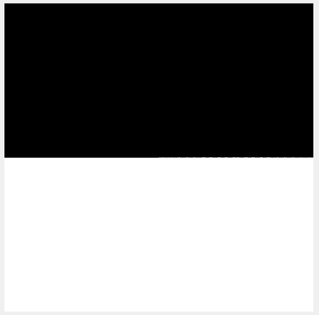
#> input picture Assignment2/A2_resources/box.png, 319 x 315 px, shrunk from 526 x 520 before the run
$ jupyter execute q3.ipynb
#> lines starting #> are read from the running program, lines starting #| are printed output that depends on the picture
# Question 3

[cell 1]
import cv2
import matplotlib.pyplot as plt
import numpy as np
import copy
import time

[cell 2]
root = './A2_resources/'

[cell 3]
def read(path, arg = cv2.IMREAD_UNCHANGED):
    args = {'gray' : cv2.IMREAD_GRAYSCALE, 'unchanged' : cv2.IMREAD_UNCHANGED, 'color' : cv2.IMREAD_COLOR}
    return cv2.imread(path, args[arg])

[cell 4]
def strided(img, kernel):
    img = img.astype('float32')
    img = np.pad(img, (np.int16((kernel.shape[0]-1)/2), np.int16((kernel.shape[1]-1)/2)), 'reflect')
    expanded_input = np.lib.stride_tricks.as_strided(
    img,
    shape=(
        img.shape[0] - kernel.shape[0] + 1,
        img.shape[1] - kernel.shape[1] + 1,
        kernel.shape[0],
        kernel.shape[1],
    ),
    strides=(
        img.strides[0],
        img.strides[1],
        img.strides[0],
        img.strides[1],
    )
)
    return expanded_input

[cell 5]
def conv2d(img, kernel):

    channels = 1
    if len(img.shape) > 2:
        channels = img.shape[2]

    if channels == 1:
        return np.tensordot(strided(img, kernel), kernel)
    else:
        res = np.tensordot(strided(img[:,:,0], kernel), kernel)
        for i in range(1,channels):
            res = np.dstack((res, np.tensordot(strided(img[:,:,i], kernel), kernel)))
        return res

[cell 6]
def applyFilter(img, kernel, layers = 1):
    res = np.power(conv2d(img, kernel[0]),2)
    for i in range(1,layers):
        res = res + np.power(conv2d(img, kernel[i]),2)
    return np.uint8(np.round(np.power(res, 0.5)))

## Part 1
> For detecting horizontal edges $sobel y$ filter is used

[cell 7]
im = read(root+'box.png', 'color')
#> in read, returned value is the input picture: shape (315, 319, 3); min 0, max 255, mean 133.4
im = cv2.cvtColor(im, cv2.COLOR_BGR2RGB)

[cell 8]
kernel = np.asarray([[1,2,1],[0,0,0],[-1,-2,-1]])

[cell 9]
out = np.uint8(np.abs(conv2d(im,kernel)))
_,plots = plt.subplots(1,2,figsize = (20,20))
plots[0].imshow(im, cmap = 'gray', vmin = 0, vmax = 255)
plots[0].set_title('original image')
plots[1].imshow(out, cmap = 'gray', vmin = 0, vmax = 255)
plots[1].set_title('original image')
plt.show()

## Part 2
> Since we are using sobel y filter so its transpose is sobel x which detects vertical edges

[cell 10]
im = read(root+'blur.jpg', 'color')
#> call 2 of read, with path = './A2_resources/blur.jpg', arg = 'color'
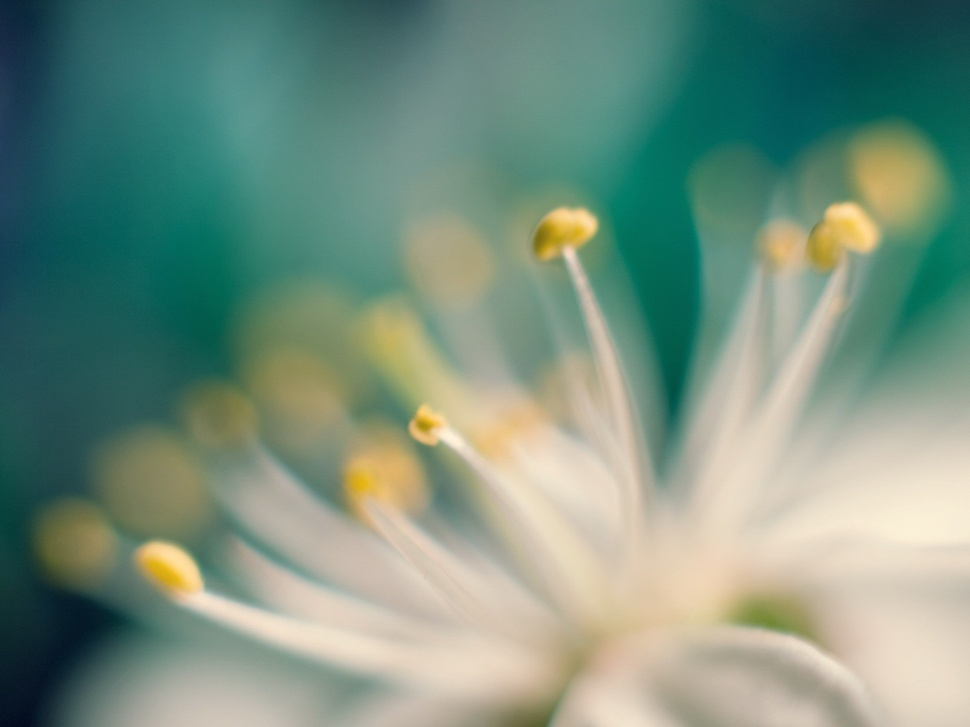
#> input picture Assignment2/A2_resources/blur.jpg, 970 x 727 px, shrunk from 1600 x 1200 before the run
#> in read, returned value is the input picture: shape (727, 970, 3); mean B, G, R 127.7, 144.6, 118.5
im = cv2.cvtColor(im, cv2.COLOR_BGR2RGB)

[cell 11]
out = np.uint8(np.abs(conv2d(im,kernel.T)))
#> in strided (call 4), `img = img.astype('float32')`:
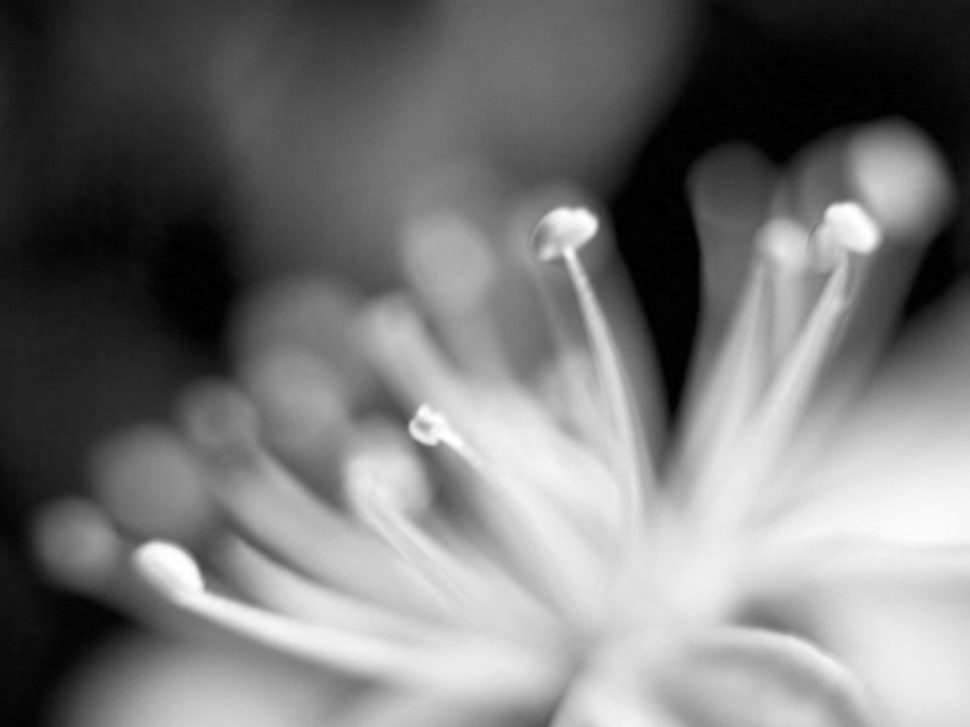
#> img: shape (727, 970) float32; min 0, max 255, mean 118.5
#> the loop in conv2d (call 2), `for i in range(1,channels):` made 2 passes
#> pass 1, in strided (call 5), `img = img.astype('float32')`:
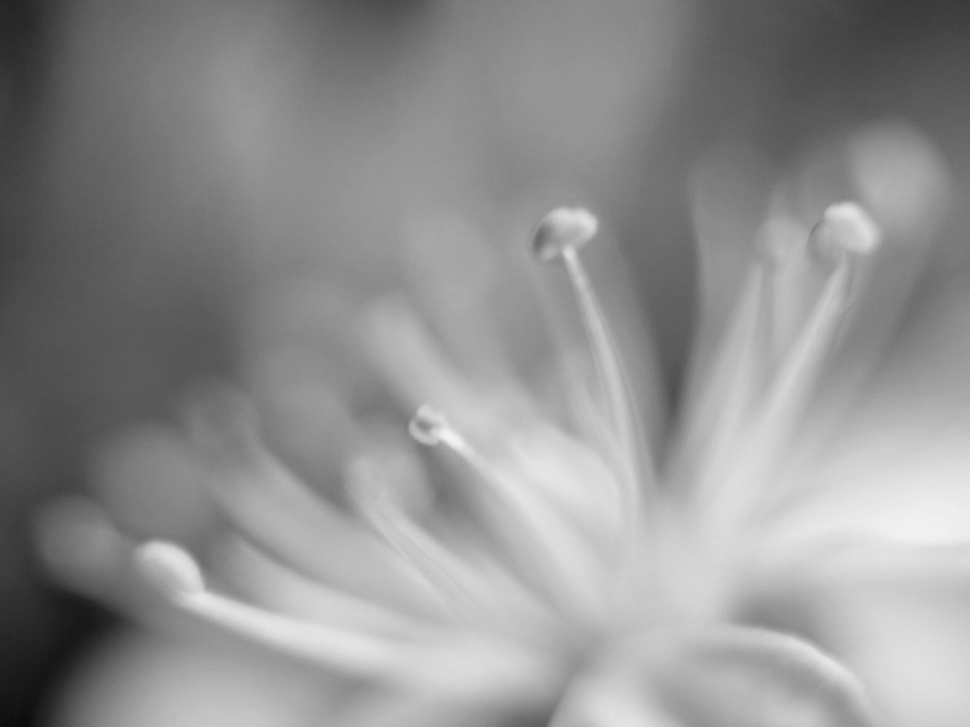
#> img: shape (727, 970) float32; min 10, max 244, mean 144.6
#> out: shape (727, 970, 3)
out2 = np.uint8(np.abs(conv2d(im,kernel)))

_,plots = plt.subplots(1,3,figsize = (20,20))
plots[0].imshow(im)
plots[0].set_title('original image')
plots[1].imshow(out2)
plots[1].set_title('filter applied image')
plots[2].imshow(out)
plots[2].set_title('filter transpose applied image')
plt.show()

## Part 3

[cell 12]
im = read(root+'sobel.jpg', 'gray')
#> call 3 of read, with path = './A2_resources/sobel.jpg', arg = 'gray'
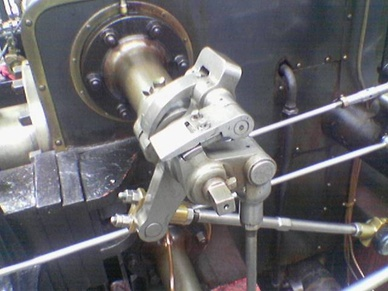
#> input picture Assignment2/A2_resources/sobel.jpg, 388 x 291 px, shrunk from 640 x 480 before the run
im = cv2.cvtColor(im, cv2.COLOR_BGR2RGB)
#> im: shape (291, 388, 3)

[cell 13]
out = np.uint8(np.abs(conv2d(im,kernel.T)))
#> out: shape (291, 388, 3)
out2 = np.uint8(np.abs(conv2d(im,kernel)))
#> in conv2d (call 5), `res = np.tensordot(strided(img[:,:,0], kernel), kernel)`:
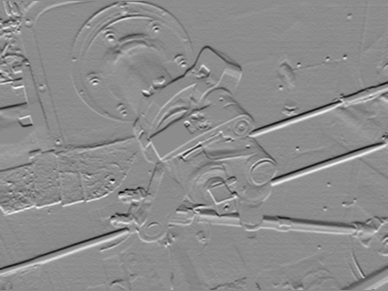
#> res: shape (291, 388) float64; min -708, max 577, mean 0.2; drawn with min black and max white
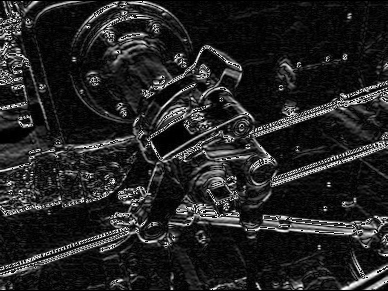
#> out2: shape (291, 388, 3); min 0, max 255, mean 36.5

_,plots = plt.subplots(1,3,figsize = (20,20))
plots[0].imshow(im)
plots[0].set_title('original image')
plots[1].imshow(out2)
plots[1].set_title('filter applied image')
plots[2].imshow(out)
plots[2].set_title('filter transpose applied image')
plt.show()

[cell 14]
im = read(root+'q4.jpg', 'gray')
#> call 4 of read, with path = './A2_resources/q4.jpg', arg = 'gray'
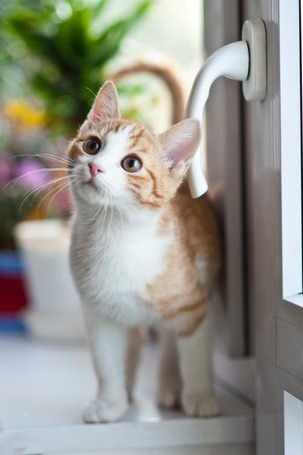
#> input picture Assignment2/A2_resources/q4.jpg, 303 x 455 px, shrunk from 500 x 751 before the run
im = cv2.cvtColor(im, cv2.COLOR_BGR2RGB)
#> im: shape (455, 303, 3)

[cell 15]
out = np.uint8(np.abs(conv2d(im,kernel.T)))
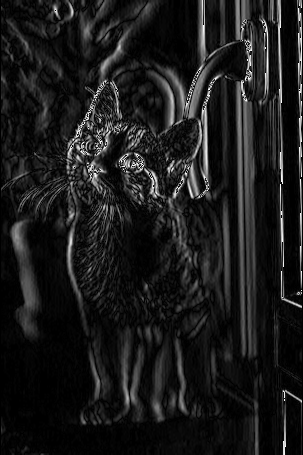
#> out: shape (455, 303, 3); min 0, max 255, mean 27.2
out2 = np.uint8(np.abs(conv2d(im,kernel)))
#> in conv2d (call 7), `res = np.tensordot(strided(img[:,:,0], kernel), kernel)`:
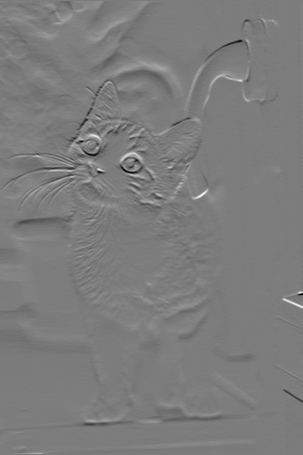
#> res: shape (455, 303) float64; min -584, max 609, mean 0.2; drawn with min black and max white
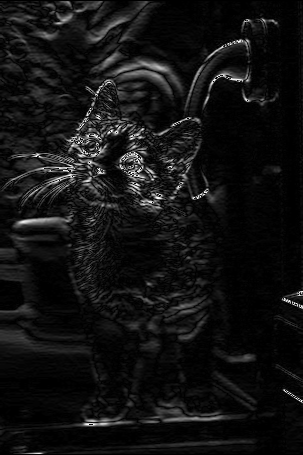
#> out2: shape (455, 303, 3); min 0, max 255, mean 18.1

_,plots = plt.subplots(1,3,figsize = (20,20))
plots[0].imshow(im)
plots[0].set_title('original image')
plots[1].imshow(out2)
plots[1].set_title('filter applied image')
plots[2].imshow(out)
plots[2].set_title('filter transpose applied image')
plt.show()
